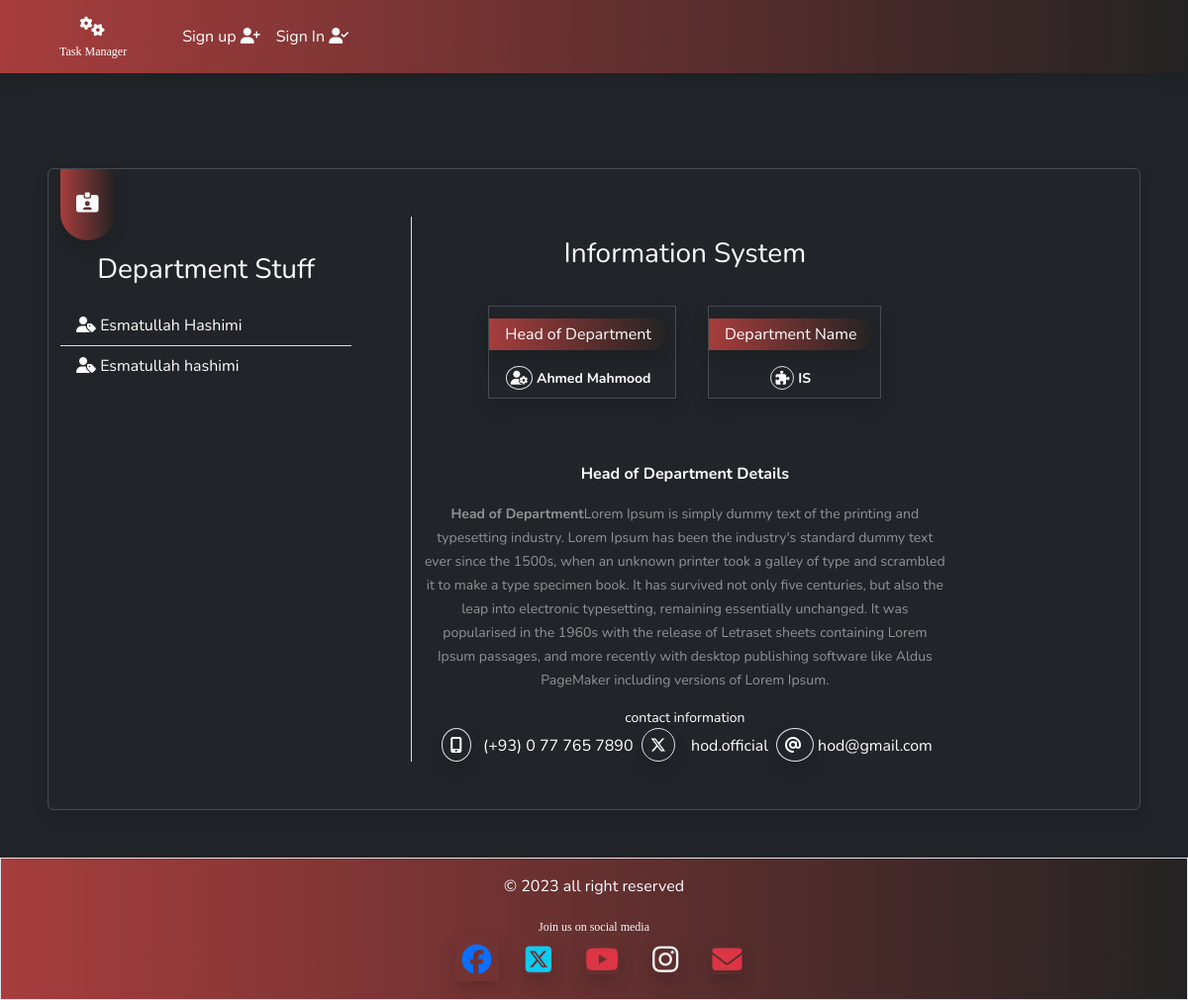
The page /taskmanager/getDetails/17 on the database its author committed.
### taskmanager/models.py (models this page shows, shortened)
class CustomUser(AbstractUser):
    department=models.ForeignKey("Department",on_delete=models.CASCADE,null=True,blank=True)

class Department(models.Model):
    name = models.CharField(max_length=250)
    Description = models.TextField(max_length=300)
    dept_head = models.CharField(max_length=100)

### taskmanager/views.py (the view)
# urls.py: path('getDetails/<sid>', views.getDetails, name='getDetails'),
def getDetails(request, sid):
    if sid:
        d = Department.objects.get(id = sid)
        u = User.objects.filter(department_id = sid)
        return render(request, 'taskmanager/dept_details.html',{'stuff':u, 'departmentDetails':d})

### taskmanager/templates/taskmanager/dept_details.html
{% extends 'taskmanager/base.html' %}
{% load static %}
{% block content %}
<div class="bg-dark text-white p-5">
    <div class="container rounded shadow border border-secondary border-opacity-50 mt-5">
        <span class="px-3 py-4 position-absolute bg-maroon text-white rounded-bottom-pill shadow">
            <i class="fa-solid fa-id-card-clip fs-5 "></i>
        </span>
        <div class="row my-5">
            <div class="col-md-4 border-end">
                <div class="py-3 pe-5">
                    <p class="fs-3 mt-3 text-center">Department Stuff</p>
                    {% if stuff %}
                    <ol class="list-group list-group-flush">
                        {% for key in stuff %}
                        <li class="list-group-item bg-dark text-white"><i
                                class="fa-solid fa-user-tag"></i>&nbsp;{{key.first_name}}
                            {{key.last_name}}</li>
                        {% endfor %}
                    </ol>
                    {% else %}
                    <hr>
                    <p class="text-center text-white-50 fs-1"><i class="fa-regular fa-folder-open"></i></p>
                    <p class="text-center fs-4 text-white-50">No Stuff Found !</p>
                    {% endif %}
                </div>
            </div>
            <div class="col md-6 text-center">
                <div class="">
                    <p class="fs-3 mt-3">{{departmentDetails.Description}}</p>
                    <div class="d-flex justify-content-center p-3 mb-5">
                        <div class="mx-3 border border-secondary border-opacity-50 shadow py-2 pe-2">
                            <p class="bg-maroon text-white rounded-end-pill px-3 shadow mt-1 py-1">Head of Department
                            </p>
                            <small class="px-3 fw-bold"><i
                                    class="fa-solid fa-user-gear rounded-circle border p-1"></i>&nbsp;{{departmentDetails.dept_head}}</small>
                        </div>
                        <div class="mx-3 border border-secondary border-opacity-50 shadow py-2 pe-2">
                            <p class="bg-maroon text-white rounded-end-pill px-3 shadow mt-1 py-1">Department Name</p>
                            <small class="px-3 fw-bold"><i
                                    class="fa-solid fa-puzzle-piece rounded-circle border p-1"></i>&nbsp;{{departmentDetails.name}}</small>
                        </div>
                    </div>
                    <p class="fw-bold">Head of Department Details</p>
                    <p class="text-white-50">
                        <small><b>Head of Department</b>Lorem Ipsum is simply dummy text of the printing and typesetting
                            industry. Lorem Ipsum has been the industry's standard
                            dummy text ever since the 1500s, when an unknown printer took a galley of type and scrambled
                            it to make a type specimen
                            book. It has survived not only five centuries, but also the leap into electronic
                            typesetting, remaining essentially
                            unchanged. It was popularised in the 1960s with the release of Letraset sheets containing
                            Lorem Ipsum passages, and more
                            recently with desktop publishing software like Aldus PageMaker including versions of Lorem
                            Ipsum.</small>
                    </p>
                    <div class="text-center">
                        <small class="d-block">contact information</small>
                        <span class=""><i
                                class="fa-solid shadow icon-design fa-mobile-screen-button border rounded-circle p-2 mx-1"></i>&nbsp;
                            (+93) 0 77 765 7890</span>
                        <span class=""><i
                                class="fa-brands shadow icon-design fa-x-twitter border rounded-circle p-2 mx-1"></i>
                            &nbsp; hod.official</span>
                        <span class=""><i
                                class="fa-solid shadow icon-design fa-at border rounded-circle p-2 mx-1">&nbsp;</i>hod@gmail.com</span>
                    </div>
                </div>
            </div>
            <div class="col-md-2"></div>
        </div>
    </div>
</div>
{% endblock content %}

### taskmanager/static/css/style.css (style rules this page uses)
body { font-family: 'Nunito', sans-serif; }
.bg-maroon { background-image: linear-gradient(to right,#a73d3d,#242323); cursor: pointer; }
body { height: 100%; width: 100%; margin-bottom: 5%; }

### rows shown on the page
CustomUser: first_name "Esmatullah", last_name "Hashimi"
CustomUser: first_name "Esmatullah", last_name "hashimi"
Department: Description "Information System", dept_head "Ahmed Mahmood", name "IS"
